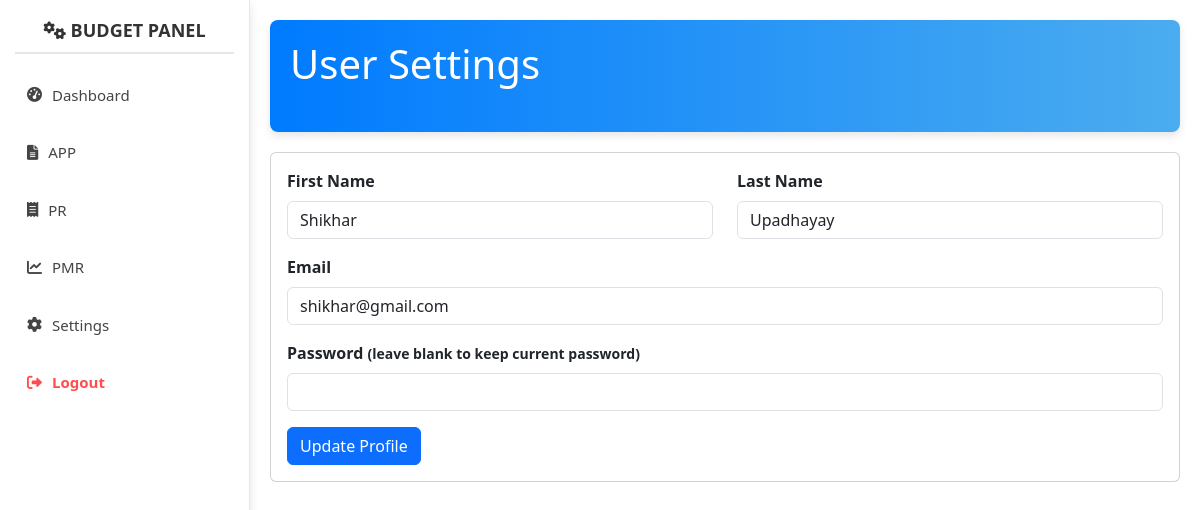
The app's page /budget/settings.php (signed in) with its own data.
### tables this page shows
CREATE TABLE `budget_users` (
  `id` int(11) UNSIGNED NOT NULL,
  `first_name` varchar(50) NOT NULL,
  `last_name` varchar(50) NOT NULL,
  `email` varchar(100) NOT NULL,
  `password` varchar(255) NOT NULL,
  `remember_me` tinyint(1) DEFAULT 0,
  `status` enum('activate','disabled') DEFAULT 'disabled',
  `created_at` timestamp NOT NULL DEFAULT current_timestamp(),
  `updated_at` timestamp NOT NULL DEFAULT current_timestamp() ON UPDATE current_timestamp()
);

### budget/settings.php (the view, shortened to what this page needs)
<?php
require_once '../budget/src/config/database.php';
$user_id = $_SESSION['user_id'];
$sql = "SELECT first_name, last_name, email FROM budget_users WHERE id = ?";
$stmt = $conn->prepare($sql);
$stmt->bind_param('i', $user_id);
$stmt->execute();
$result = $stmt->get_result();
$user = $result->fetch_assoc();
?>
<!DOCTYPE html>
<html lang="en">
<head>
    <link rel="stylesheet" href="https://cdn.jsdelivr.net/npm/bootstrap@5.3.3/dist/css/bootstrap.min.css">
    <link rel="stylesheet" href="https://cdnjs.cloudflare.com/ajax/libs/font-awesome/6.0.0-beta3/css/all.min.css">
    <link rel="stylesheet" href="src/css/pr.css">
</head>
<body>
    <div class="d-flex">
        <?php include 'sidebar.php'; ?>
        <div class="content flex-grow-1 animate__animated animate__fadeIn">
            <div class="header-card">
                <h1 class="mb-4">User Settings</h1>
            </div>
            <div class="card">
                <div class="card-body">
                    <form method="POST" action="">
                        <div class="row mb-3">
                            <div class="col-md-6">
                                <label for="first_name" class="form-label">First Name</label>
                                <input type="text" class="form-control" id="first_name" name="first_name" value="<?= htmlspecialchars($user['first_name']) ?>" required>
                            </div>
                            <div class="col-md-6">
                                <label for="last_name" class="form-label">Last Name</label>
                                <input type="text" class="form-control" id="last_name" name="last_name" value="<?= htmlspecialchars($user['last_name']) ?>" required>
                            </div>
                        </div>
                        <div class="mb-3">
                            <label for="email" class="form-label">Email</label>
                            <input type="email" class="form-control" id="email" name="email" value="<?= htmlspecialchars($user['email']) ?>" required>
                        </div>
                        <div class="mb-3">
                            <label for="password" class="form-label">Password <small>(leave blank to keep current password)</small></label>
                            <input type="password" class="form-control" id="password" name="password">
                        </div>
                        <button type="submit" class="btn btn-primary">Update Profile</button>
                    </form>
                </div>
            </div>
        </div>
    </div>
</body>
</html>

### budget/src/css/pr.css (style rules this page uses)
body { background-color: #f8f9fa; }
.content { margin-left: 250px; padding: 20px; }
.header-card { background: linear-gradient(90deg, #007bff, #4bacef); color: white; padding: 20px; border-radius: 8px; margin-bottom: 20px; box-shadow: 0 4px 8px rgba(0, 0, 0, 0.1); }
.btn { border-radius: 30px; }

### budget/settings.php (style rules this page uses)
.content { margin-left: 250px; padding: 20px; }
.header-card { margin-bottom: 20px; }
.form-label { font-weight: bold; }

### records on screen
budget_users: first_name "Shikhar", last_name "Upadhayay", email "shikhar@gmail.com"
